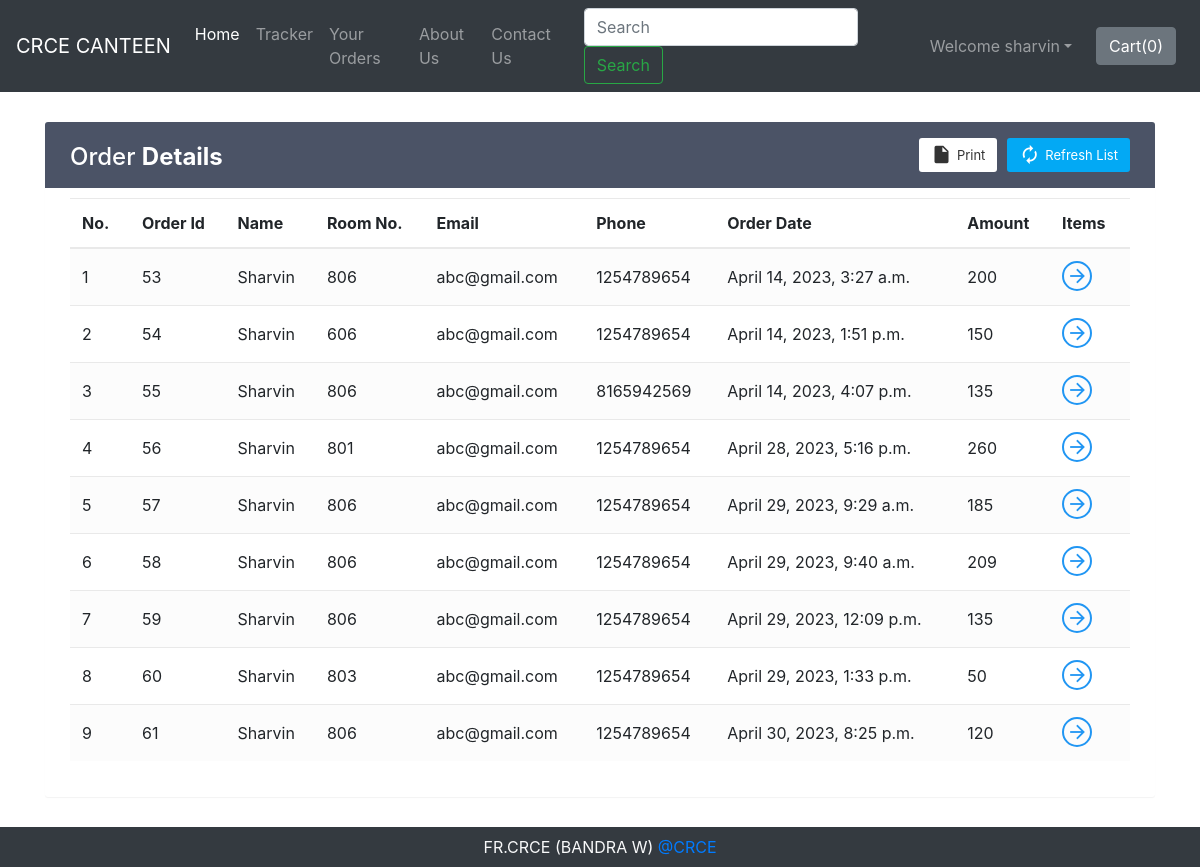
/shop/orderView/ (signed in), run on the app's committed database.
### shop/models.py (models this page shows)
class Orders(models.Model):
    order_id = models.AutoField(primary_key=True)
    items_json = models.CharField(max_length=5000)
    userId = models.IntegerField(default=0)
    amount = models.IntegerField(default=0)
    name = models.CharField(max_length=90)
    email = models.CharField(max_length=111)
    address = models.CharField(max_length=111)
    city = models.CharField(max_length=111)
    state = models.CharField(max_length=111)
    zip_code = models.CharField(max_length=111)
    phone = models.CharField(max_length=111, default="")
    timestamp = models.DateTimeField(default=timezone.now)

### shop/views.py (the view)
def orderView(request):
    if request.user.is_authenticated:
        current_user = request.user
        orderHistory = Orders.objects.filter(userId=current_user.id)
        if len(orderHistory) == 0:
            messages.info(request, "You have not ordered.")
            return render(request, 'shop/orderView.html')
        return render(request, 'shop/orderView.html', {'orderHistory': orderHistory})
    return render(request, 'shop/orderView.html')

### shop/templates/shop/orderView.html (shortened to what this page needs)
{% extends 'shop/basic.html' %}
{% block body %}
{% if user.is_authenticated %}
<div class="container" id="cont">
    <div class="table-wrapper">
        <div class="table-title">
            <div class="row">
                <div class="col-sm-4">
                    <h2>Order <b>Details</b></h2>
                </div>
                <div class="col-sm-8">
                    <a href="" class="btn btn-primary"><i class="material-icons">&#xE863;</i> <span>Refresh List</span></a>
                    <a href="#" onclick="window.print()" class="btn btn-info"><i class="material-icons">&#xE24D;</i> <span>Print</span></a>
                </div>
            </div>
        </div>
        <table class="table table-striped table-hover">
            <thead>
                <tr>
                    <th>No.</th>
                    <th>Order Id</th>
                    <th>Name</th>
                    <th>Room No.</th>
                    <th>Email</th>
                    <th>Phone</th>
                    <th>Order Date</th>
                    <th>Amount</th>
                    <th>Items</th>
                </tr>
            </thead>
            <tbody>
                {% for i in orderHistory %}
                <tr>
                    <td class="count"></td>
                    <td>{{i.order_id}}</td>
                    <td>{{i.name}}</td>
                    <td >{{i.city}}</td>
                    <td>{{i.email}}</td>
                    <td>{{i.phone}}</td>
                    <td>{{i.timestamp}}</td>
                    <td>{{i.amount}}</td>
                    <td><a href="#" id="click{{i.order_id}}" class="view" title="View Details"><i class="material-icons">&#xE5C8;</i></a></td>
                </tr>
                {% endfor %}
            </tbody>
        </table>
    </div>
</div>
{% else %}
    <div id="cont2">
        <div class="alert alert-info">
            <font style="font-size:22px"><center>You need to <strong><a class="alert-link" data-toggle="modal" data-target="#loginModal">Login</a></strong></center></font>
        </div>
    </div>
{% endif %}
{% endblock %}

### shop/templates/shop/basic.html (shortened to what this page needs)
<!doctype html>
<html lang="en">
  <head>
    <link rel="stylesheet" href="https://stackpath.bootstrapcdn.com/bootstrap/4.2.1/css/bootstrap.min.css">
    <link rel="stylesheet" href="https://stackpath.bootstrapcdn.com/bootstrap/4.3.1/css/bootstrap.min.css">
    <link rel="stylesheet" href="https://use.fontawesome.com/releases/v5.8.2/css/all.css">
  </head>
  <body>
    <nav class="navbar navbar-expand-lg navbar-dark bg-dark">
      <a class="navbar-brand" href="/shop">CRCE CANTEEN</a>
      <div class="collapse navbar-collapse" id="navbarSupportedContent">
        <ul class="navbar-nav mr-auto">
          <li class="nav-item active">
            <a class="nav-link" href="/shop">Home <span class="sr-only">(current)</span></a>
          </li>
          <li class="nav-item">
            <a class="nav-link" href="/shop/tracker">Tracker</a>
          </li>
          <li class="nav-item">
            <a class="nav-link" href="/shop/orderView/">Your Orders</a>
          </li>
          <li class="nav-item">
            <a class="nav-link" href="/shop/about">About Us</a>
          </li>
          <li class="nav-item">
            <a class="nav-link" href="/shop/contact">Contact Us</a>
          </li>
        </ul>
        <form method="get" action="/shop/search" class="form-inline my-2 my-lg-0 mx-3">
          <input class="form-control mr-sm-2" type="search" name="search" id="search" placeholder="Search" aria-label="Search" required>
          <button class="btn btn-outline-success my-2 my-sm-0" type="submit">Search</button>
        </form>
        {% if user.is_authenticated %}
        <ul class="navbar-nav mr-2">
          <li class="nav-item dropdown">
            <a class="nav-link dropdown-toggle" href='#' id="navbarDropdown" role="button" data-toggle="dropdown"> Welcome {{request.user}}</a>
          </li>
        </ul>
        {% else %}
        <button type="button" class="btn btn-success mx-2" data-toggle="modal" data-target="#loginModal">Login</button>
        <button type="button" class="btn btn-success mx-2" data-toggle="modal" data-target="#signupModal">SignUp</button>
        {% endif %}
        <button type="button" class="btn btn-secondary mx-2" id="popcart" data-container="body" data-html="true" data-toggle="popover" title="MyCart" data-placement="bottom" data-content="Bottom popover">
          Cart(<span id="cart">0</span>)
        </button>
      </div>
    </nav>
    {% block body %} {% endblock %}
    <div class="footer container-fluid bg-dark text-light">
        <p class="text-center py-2 mb-0">FR.CRCE (BANDRA W) <a href="http://www.frcrce.ac.in/" target="_blank" rel="noopener noreferrer">@CRCE</a></p>
    </div>
  </body>
</html>

### data on the page
Orders: order_id "53", name "Sharvin", city "806", email "abc@gmail.com", phone "1254789654", timestamp "April 14, 2023, 3:27 a.m.", amount "200"
Orders: order_id "54", name "Sharvin", city "606", email "abc@gmail.com", phone "1254789654", timestamp "April 14, 2023, 1:51 p.m.", amount "150"
Orders: order_id "55", name "Sharvin", city "806", email "abc@gmail.com", phone "8165942569", timestamp "April 14, 2023, 4:07 p.m.", amount "135"
Orders: order_id "56", name "Sharvin", city "801", email "abc@gmail.com", phone "1254789654", timestamp "April 28, 2023, 5:16 p.m.", amount "260"
Orders: order_id "57", name "Sharvin", city "806", email "abc@gmail.com", phone "1254789654", timestamp "April 29, 2023, 9:29 a.m.", amount "185"
Orders: order_id "58", name "Sharvin", city "806", email "abc@gmail.com", phone "1254789654", timestamp "April 29, 2023, 9:40 a.m.", amount "209"
Orders: order_id "59", name "Sharvin", city "806", email "abc@gmail.com", phone "1254789654", timestamp "April 29, 2023, 12:09 p.m.", amount "135"
Orders: order_id "60", name "Sharvin", city "803", email "abc@gmail.com", phone "1254789654", timestamp "April 29, 2023, 1:33 p.m.", amount "50"
Orders: order_id "61", name "Sharvin", city "806", email "abc@gmail.com", phone "1254789654", timestamp "April 30, 2023, 8:25 p.m.", amount "120"

### other printed values
{{ request.user }} "sharvin"
